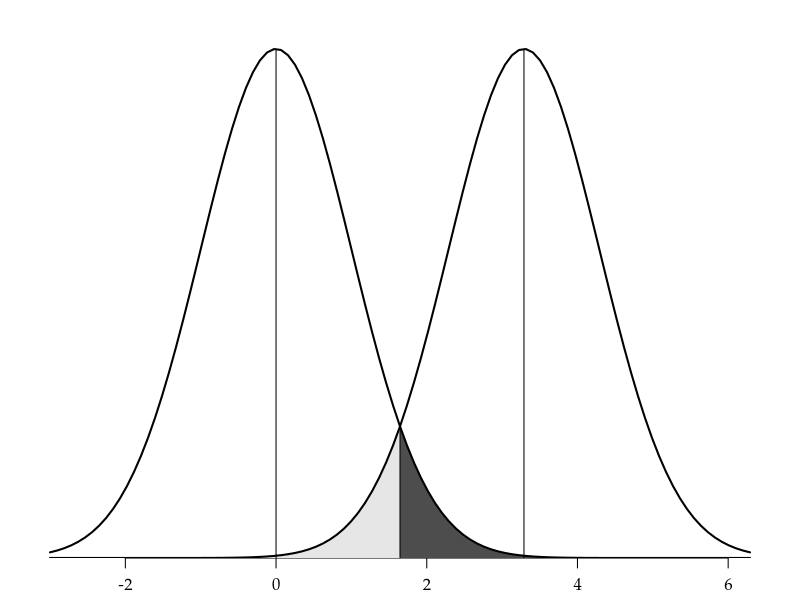

Write R code to recreate this figure.
args = commandArgs()
basename = sub(".R$", "", sub("^--file=(.*/)?", "", args[grep("^--file=", args)]))
if (length(basename) != 0)
    quartz(type="pdf", file=paste0(basename, ".pdf"), width=7, height=2)
par(family="Palatino")
par(mgp=c(2,0.8,0)) # title and axis margins. default: c(3,1,0)
par(mar=c(2,1,1,1)+0.1) # bottom, left, top, right margins. default: c(5,4,4,2)+0.1
plot(NULL, xlim=c(-3,1.644854*2+3), ylim=c(0,0.42), xlab="", ylab="", frame.plot=FALSE, yaxt="n", yaxs="i")
x = 1.644854+(0:10)/10*(3.5-1.644854)
y = dnorm(x)
polygon(c(x,x[length(x)],x[1]), c(y,0,0), col=gray(0.3), border=NA)
x = 1.644854-(0:10)/10*(3.5-1.644854)
y = dnorm(x,mean=1.644854*2)
polygon(c(x,x[length(x)],x[1]), c(y,0,0), col=gray(0.9), border=NA)
segments(1.644854, 0, 1.644854, dnorm(1.644854,mean=1.644854*2))
segments(0, 0, 0, dnorm(0))
curve(dnorm(x), lwd=2, add=TRUE)
segments(1.644854*2, 0, 1.644854*2, dnorm(0))
curve(dnorm(x,mean=1.644854*2), lwd=2, add=TRUE)
dev.off()
